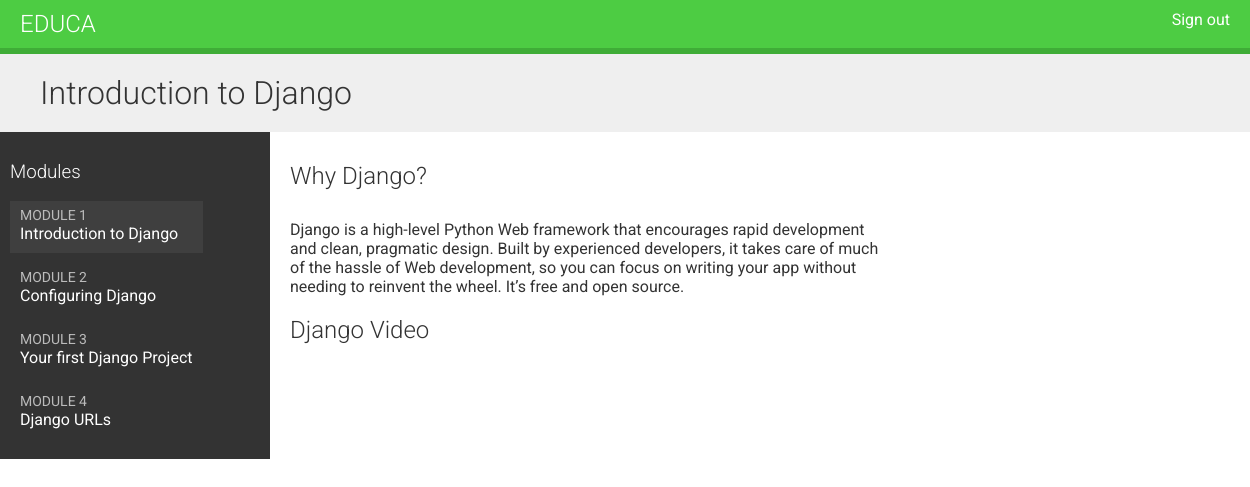
/students/course/1/ (signed in), run on the app's committed database.
### courses/models.py (models this page shows, shortened)
class Module(models.Model):
	course = models.ForeignKey(Course, related_name='modules', on_delete=models.CASCADE)
	title = models.CharField(max_length=200)
	description = models.TextField(blank=True)
	order =	OrderField(blank=True, for_fields=['course'])
	class Meta:
		ordering = ['order']
	def	__str__(self):
		return '{}. {}'.format(self.order,	self.title)

class Content(models.Model):
	module = models.ForeignKey(Module, related_name='contents', on_delete=models.CASCADE)
	content_type = models.ForeignKey(ContentType, on_delete=models.CASCADE, limit_choices_to={'model__in':('text', 'video', 'image', 'file')})
	object_id = models.PositiveIntegerField()
	item = GenericForeignKey('content_type', 'object_id')
	order = OrderField(blank=True, for_fields=['module'])
	class Meta:
		ordering = ['order']

class ItemBase(models.Model):
	owner = models.ForeignKey(User, related_name='%(class)s_related', on_delete=models.CASCADE)
	title =	models.CharField(max_length=250)
	created = models.DateTimeField(auto_now_add=True)
	updated	= models.DateTimeField(auto_now=True)
	class Meta:
		abstract = True
	def render(self):
		return render_to_string('courses/content/{}.html'.format(self._meta.model_name), {'item': self})

class Text(ItemBase):
	content = models.TextField()

class Video(ItemBase):
	url = models.URLField()

### students/views.py (the view)
# urls.py: path('course/<pk>/', views.StudentCourseDetailView.as_view(), name='student_course_detail'),
class StudentCourseDetailView(DetailView):
	model = Course
	template_name = 'students/course/detail.html'
	def get_queryset(self):
		qs = super(StudentCourseDetailView,	self).get_queryset()
		return qs.filter(students__in=[self.request.user])
	def	get_context_data(self, **kwargs):
		context	= super(StudentCourseDetailView, self).get_context_data(**kwargs)
		course = self.get_object()
		if 'module_id' in self.kwargs:
			context['module'] = course.modules.get(id=self.kwargs['module_id'])
		else:
			context['module'] = course.modules.all()[0]
		return context

### students/templates/students/course/detail.html (shortened to what this page needs)
{% extends "base.html" %}
{% load cache %}
{% block content %}
  <h1>
  	{{ module.title }}
  </h1>
  <div class="contents">
  	<h3>Modules</h3>
	<ul id="modules">
	{% for m in object.modules.all %}
	  <li data-id="{{ m.id }}" {% if m == module %}class="selected" {% endif %}>
	  	<a href="{%	url	"student_course_detail_module" object.id	m.id %}">
	  		<span>
	  			Module <span class="order">{{ m.order|add:1 }}</span>
	  		</span>
	  		<br>
	  		{{ m.title }}
	  	</a>
	  </li>
	{% empty %}
	  <li>No modules yet.</li>
	{% endfor %}
	</ul>
  </div>
  <div class="module">
  	{% cache 600 module_contents module %}
  	  {% for content in module.contents.all %}
  	    {% with item=content.item	%}
  	      <h2>{{ item.title }}</h2>
  	      {{ item.render }}
  	    {% endwith %}
	  {% endfor %}
	{% endcache %}
  </div>
{% endblock %}

### courses/templates/courses/content/text.html
{{ item.content|linebreaks|safe }}

### courses/static/css/base.css (style rules this page uses)
body { margin:0; font-family:'Roboto', sans-serif; font-weight:400; color:#333; }
a { color:#3fad37; text-decoration:none; }
ul { float:left; }
h1, h2, h3, h4, h5, h6 { font-family:'Roboto', sans-serif; font-weight:300; }
h1 { background:#efefef; width:100%; overflow:auto; padding:20px 0 20px 40px; margin:0; }
.module { padding:10px 20px; float:left; width:600px; }
.module p { margin:10px 0 20px; width:100%; float:left; }
.contents { width:20%; padding:10px; float:left; background:#333; color: #fff; font-family:'Roboto', sans-serif; }
.contents ul { list-style:none; margin:0; padding:0; }
.contents ul li { margin:0 0 10px 0; padding:4px 10px 10px; overflow:auto; }
.contents ul li.selected { background:#3f3f3f; }
.contents ul span { text-transform:uppercase; color:#bbb; font-size:14px; }
.contents ul a { display:block; color:#fff; text-decoration:none; }

### data on the page
Module: title "Introduction to Django", order|add "1"
Module: order|add "2", title "Configuring Django"
Module: order|add "3", title "Your first Django Project"
Module: order|add "4", title "Django URLs"
Content: item "Why Django?", item.content "Django is a high-level Python Web framework that encourages rapid development and clean, pragmatic design. Built by experienced developers, it takes care of much of the hassle of Web development, so you can focus on writing your app without needing to reinvent the wheel. It’s free and open source."
Content: item "Django Video"
